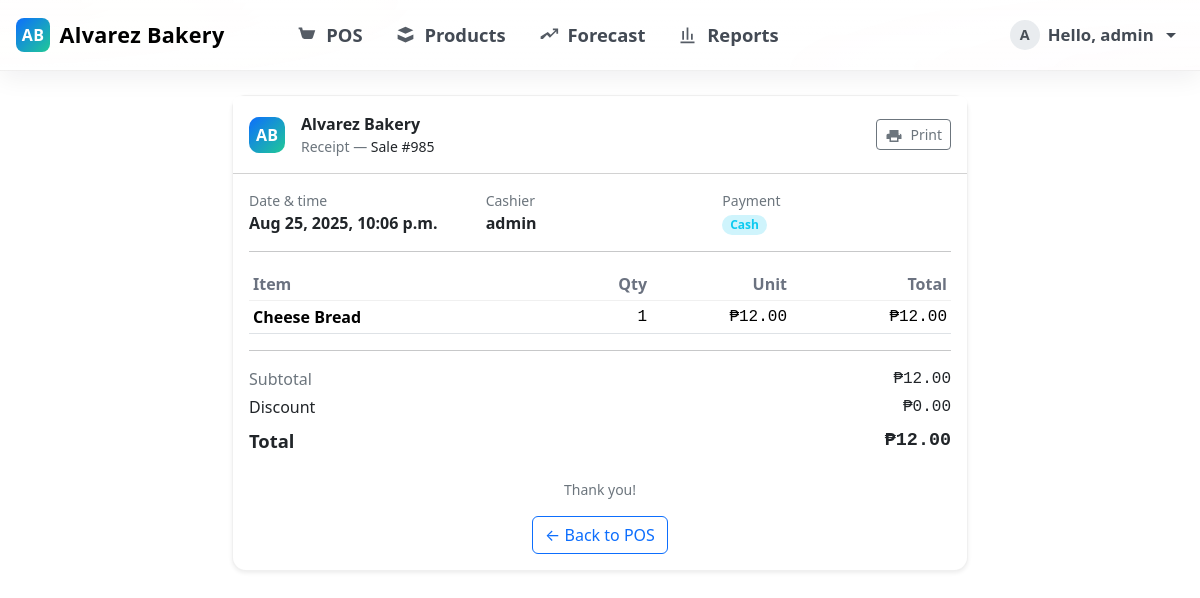
Screenshot of /receipt/985/ (signed in) with the database file from the repository.
### core/models.py (models this page shows, shortened)
class SalesTransaction(models.Model):
    PAYMENT_METHODS = (
        ('CASH', 'Cash'),
        ('CARD', 'Card'),
        ('E_WALLET', 'E-Wallet'),
    )
    cashier = models.ForeignKey(User, on_delete=models.PROTECT, related_name='sales')
    total_amount = models.DecimalField(max_digits=12, decimal_places=2)
    discount = models.DecimalField(max_digits=12, decimal_places=2, default=0)
    payment_method = models.CharField(max_length=20, choices=PAYMENT_METHODS, default='CASH')
    created_at = models.DateTimeField(auto_now_add=True)

class SalesItem(models.Model):
    sale = models.ForeignKey(SalesTransaction, on_delete=models.CASCADE, related_name='items')
    product = models.ForeignKey(Product, on_delete=models.PROTECT)
    qty = models.PositiveIntegerField()
    unit_price = models.DecimalField(max_digits=10, decimal_places=2)
    line_total = models.DecimalField(max_digits=12, decimal_places=2)

class Product(models.Model):
    name = models.CharField(max_length=160)
    price = models.DecimalField(max_digits=10, decimal_places=2)
    ingredients = models.TextField(blank=True)
    is_active = models.BooleanField(default=True)
    image = models.ImageField(upload_to="products/", blank=True, null=True)
    created_at = models.DateTimeField(auto_now_add=True)
    updated_at = models.DateTimeField(auto_now=True)

### core/views.py (the view)
# urls.py: path('receipt/<int:sale_id>/', core_views.receipt, name='receipt'),
@login_required
def receipt(request, sale_id):
    sale = get_object_or_404(SalesTransaction, pk=sale_id)
    return render(request, 'core/receipt.html', {'sale': sale})

### templates/core/receipt.html (shortened to what this page needs)
{% extends 'core/base.html' %}
{% block content %}
<div class="container my-4 receipt-wrap">
  <div class="card shadow-sm receipt-card">
    <div class="card-header bg-white d-flex align-items-center justify-content-between py-3">
      <div class="d-flex align-items-center gap-3">
        <span class="brand-chip">AB</span>
        <div>
          <div class="fw-bold">Alvarez Bakery</div>
          <div class="text-secondary small">Receipt — <span class="text-body">Sale #{{ sale.id }}</span></div>
        </div>
      </div>
      <button type="button" class="btn btn-outline-secondary btn-sm print-btn" onclick="window.print()" title="Print">
        <svg viewBox="0 0 24 24" fill="currentColor"><path d="M6 9V4h12v5h2a2 2 0 0 1 2 2v5h-4v4H6v-4H2v-5a2 2 0 0 1 2-2h2Zm2-3h8v3H8V6Zm8 12v-4H8v4h8Zm3-7a1 1 0 1 0 0-2 1 1 0 0 0 0 2Z"/></svg>
        <span class="ms-1">Print</span>
      </button>
    </div>
    <div class="card-body">
      <div class="row g-2 mb-2">
        <div class="col-md">
          <div class="text-secondary small">Date &amp; time</div>
          <div class="fw-semibold">{{ sale.created_at|date:"M j, Y, g:i a" }}</div>
        </div>
        <div class="col-md">
          <div class="text-secondary small">Cashier</div>
          <div class="fw-semibold">{{ sale.cashier.username }}</div>
        </div>
        {% if sale.payment_method %}
        <div class="col-md">
          <div class="text-secondary small">Payment</div>
          <span class="badge rounded-pill bg-info-subtle text-info fw-semibold">
            {{ sale.payment_method|title|cut:"_" }}
          </span>
        </div>
        {% endif %}
      </div>
      <hr class="my-3">
      <div class="table-responsive">
        <table class="table table-sm table-items mb-0">
          <thead>
            <tr>
              <th>Item</th>
              <th class="text-end" style="width:120px;">Qty</th>
              <th class="text-end" style="width:140px;">Unit</th>
              <th class="text-end" style="width:160px;">Total</th>
            </tr>
          </thead>
          <tbody>
            {% for it in sale.items.all %}
              <tr>
                <td class="fw-semibold">{{ it.product.name }}</td>
                <td class="text-end num">{{ it.qty }}</td>
                <td class="text-end num">₱{{ it.unit_price|floatformat:2 }}</td>
                <td class="text-end num">₱{{ it.line_total|floatformat:2 }}</td>
              </tr>
            {% endfor %}
          </tbody>
        </table>
      </div>
      <hr class="my-3">
      <div class="summary-row">
        <div class="text-secondary">Subtotal</div>
        <div class="num">₱{{ sale.total_amount|add:sale.discount|floatformat:2 }}</div>
      </div>
      <div class="summary-row">
        <div>Discount</div>
        <div class="num">₱{{ sale.discount|floatformat:2 }}</div>
      </div>
      <div class="summary-row mt-2">
        <div class="summary-total">Total</div>
        <div class="summary-total num">₱{{ sale.total_amount|floatformat:2 }}</div>
      </div>
      <div class="text-center text-secondary small mt-4">Thank you!</div>
      <div class="text-center mt-3">
        <a class="btn btn-outline-primary btn-back" href="/pos/">
          ← Back to POS
        </a>
      </div>
    </div>
  </div>
</div>
{% endblock %}

### templates/core/base.html (shortened to what this page needs)
{% load static %}
<!doctype html>
<html lang="en">
<head>
  <link rel="stylesheet" href="https://cdn.jsdelivr.net/npm/bootstrap@5.3.3/dist/css/bootstrap.min.css">
</head>
<body>
{% if request.path != '/login/' %}
<nav class="navbar navbar-expand-lg navbar-light navbar-elevated">
  <div class="container-fluid px-3">
    <a class="navbar-brand" href="/">
      <span class="brand-mark">AB</span>
      Alvarez Bakery
    </a>
    <div class="collapse navbar-collapse" id="nav">
      <ul class="navbar-nav ms-3 ms-md-4 ms-lg-5 me-auto">
        <li class="nav-item">
          <a class="nav-link {% if request.path == '/pos/' %}active{% endif %}" href="/pos/" title="Point of Sale">
            <svg class="nav-ic" viewBox="0 0 24 24" fill="currentColor" aria-hidden="true">
              <path d="M7 4H5L4 6h2l2.68 9.39A2 2 0 0 0 10.6 17h6.8a2 2 0 0 0 1.93-1.52L22 7H6.42L5.92 5.5 5.7 4.8A1 1 0 0 0 4.74 4H3v2h1.26l2.43 8.5A3 3 0 0 0 9.6 17H18v-2H9.6L7 4Z"/>
            </svg>
            <span>POS</span>
          </a>
        </li>
        {% if request.user.is_staff %}
        <li class="nav-item">
          <a class="nav-link {% if request.path == '/products/' %}active{% endif %}" href="/products/" title="Manage Products">
            <svg class="nav-ic" viewBox="0 0 24 24" fill="currentColor" aria-hidden="true">
              <path d="M3 7l9-4 9 4-9 4-9-4Zm0 5l9 4 9-4v5l-9 4-9-4v-5Z"/>
            </svg>
            <span>Products</span>
          </a>
        </li>
        <li class="nav-item">
          <a class="nav-link {% if request.path == '/forecast/' %}active{% endif %}" href="/forecast/" title="Forecast & Trends">
            <svg class="nav-ic" viewBox="0 0 24 24" fill="currentColor" aria-hidden="true">
              <path d="M3 17h2.59l4.7-4.7 3.3 3.3L21 8.18V11h2V5h-6v2h2.82l-5.3 5.3-3.3-3.3L3 14.41V17Z"/>
            </svg>
            <span>Forecast</span>
          </a>
        </li>
        <li class="nav-item">
          <a class="nav-link {% if request.path == '/reports/' %}active{% endif %}" href="/reports/" title="Reports">
            <svg class="nav-ic" viewBox="0 0 24 24" fill="currentColor" aria-hidden="true">
              <path d="M4 20h16v2H4zM6 18h2V8H6v10Zm5 0h2V4h-2v14Zm5 0h2v-7h-2v7Z"/>
            </svg>
            <span>Reports</span>
          </a>
        </li>
        {% endif %}
      </ul>
      <ul class="navbar-nav ms-auto align-items-center">
        {% if request.user.is_authenticated %}
          <li class="nav-item dropdown">
            <a class="nav-link dropdown-toggle d-flex align-items-center gap-2" href="#" id="userMenu" role="button" data-bs-toggle="dropdown" aria-expanded="false" style="font-size:1.05rem;">
              <span class="avatar">{{ request.user.username|slice:":1"|upper }}</span>
              <span class="d-none d-sm-inline">Hello, {{ request.user.username }}</span>
            </a>
          </li>
        {% else %}
          <li class="nav-item">
            <a class="btn btn-primary btn-lg" href="/login/">Login</a>
          </li>
        {% endif %}
      </ul>
    </div>
  </div>
</nav>
{% endif %}
<div class="{% if request.path == '/login/' %}container-fluid p-0{% else %}container{% endif %}">
  {% block content %}{% endblock %}
</div>
</body>
</html>

### templates/core/base.html (style rules this page uses)
.card { border-radius: 1rem; }
.navbar-elevated { position: sticky; top: 0; z-index: 1030; background: linear-gradient(180deg, rgba(255,255,255,.92), rgba(255,255,255,.88)), radial-gradient(800px 160px at 0% 0%, rgba(255,214,150,.15), transparent 60%), radial-gradient(800px 160px at 100% 100%, rgba(255,143,178,.12), transparent 60%); backdrop-filter: saturate(180%) blur(6px); -webkit-backdrop-filter: saturate(180%) blur(6px); border-bottom: 1px solid rgba(0,0,0,.06); box-shadow: 0 8px 24px rgba(16,24,40,.06); }
.navbar-brand { display: inline-flex; align-items: center; gap: .6rem; font-weight: 800; letter-spacing: .3px; font-size: 1.25rem; }
@media (min-width: 1200px) { .navbar-brand { font-size: 1.35rem; } }
.brand-mark { width: 34px; height: 34px; border-radius: 8px; background: linear-gradient(135deg, #0d6efd, #20c997); display: inline-grid; place-items: center; color: #fff; font-size: 1rem; font-weight: 700; }
.navbar-nav { gap: .6rem; }
@media (min-width: 992px) { .navbar-nav { gap: 1rem; } }
.nav-link { border-radius: 999px; display: inline-flex; align-items: center; gap: .55rem; color: #434a54; font-weight: 600; padding: .65rem 1rem; font-size: 1.05rem; }
@media (min-width: 992px) { .nav-link { padding: .75rem 1.15rem; font-size: 1.15rem; } }
.nav-ic { width: 19px; height: 19px; opacity: .9; }
@media (min-width: 992px) { .nav-ic { width: 21px; height: 21px; } }
.avatar { width: 30px; height: 30px; border-radius: 50%; display: inline-flex; align-items: center; justify-content: center; background: #e9ecef; color: #495057; font-weight: 700; font-size: .9rem; }

### templates/core/receipt.html (style rules this page uses)
.receipt-wrap { max-width: 760px; }
.receipt-card { border-radius: 14px; border: 1px solid rgba(0,0,0,.06); }
.brand-chip { display:inline-grid; place-items:center; width:36px; height:36px; border-radius:10px; color:#fff; font-weight:700; background: linear-gradient(135deg, #0d6efd, #20c997); }
.num { font-variant-numeric: tabular-nums; font-family: ui-monospace, SFMono-Regular, Menlo, Consolas, monospace; }
.table-items thead th { color:#6b7280; font-weight:600; border-bottom-color:rgba(0,0,0,.06); }
.table-items tbody td { vertical-align: middle; }
.summary-row { display:flex; justify-content:space-between; gap:1rem; }
.summary-row + .summary-row { margin-top:.25rem; }
.summary-total { font-size:1.15rem; font-weight:700; }
.print-btn svg { width:18px; height:18px; }

### rows the page displays
SalesTransaction: id "985", created_at "Aug 25, 2025, 10:06 p.m.", cashier.username "admin", payment_method "Cash", total_amount|add "12.00", discount "0.00", total_amount "12.00"
SalesItem: product.name "Cheese Bread", qty "1", unit_price "12.00", line_total "12.00"

### other values shown
{{ request.user.username|slice:":1"|upper }} "A"
{{ request.user.username }} "admin"
